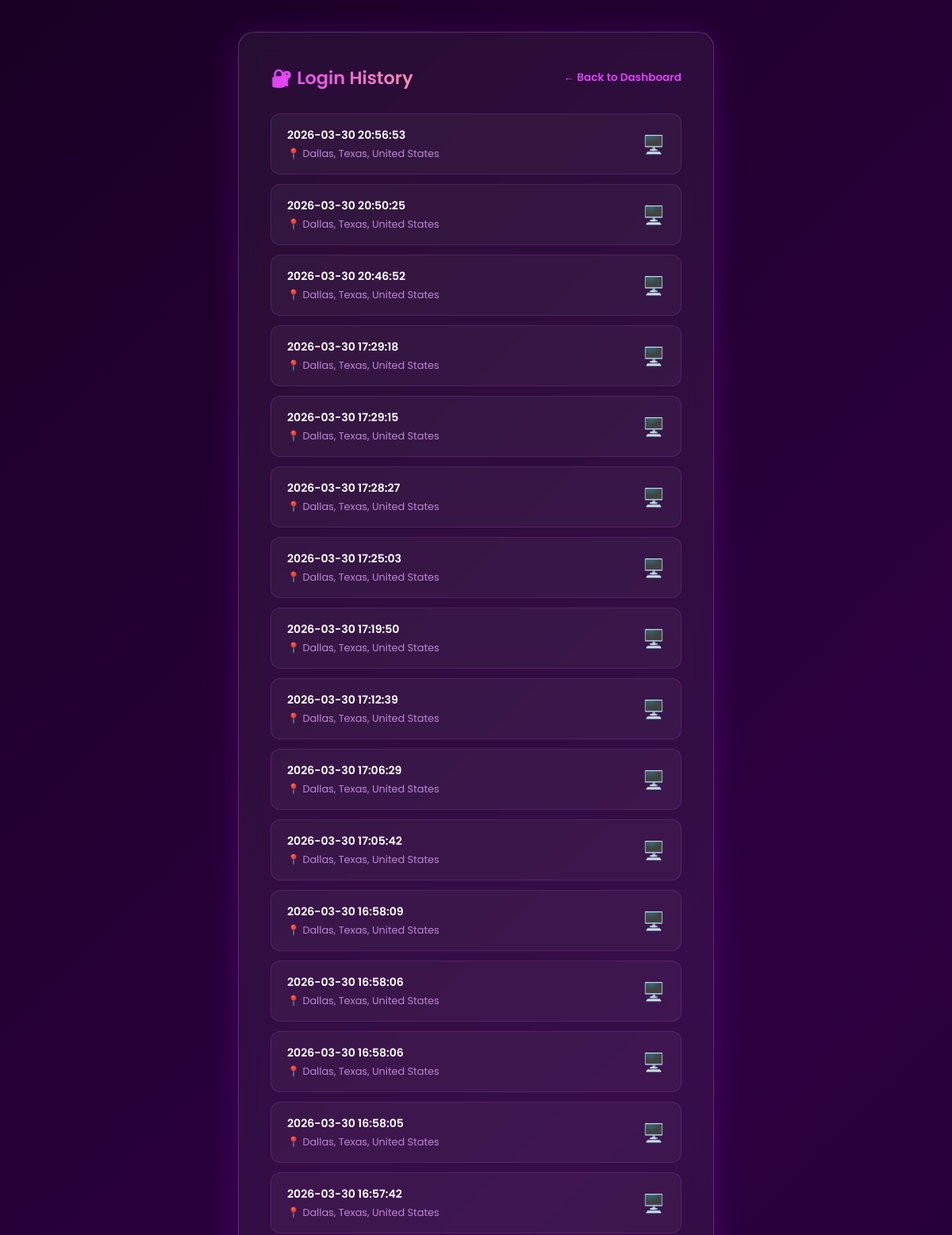
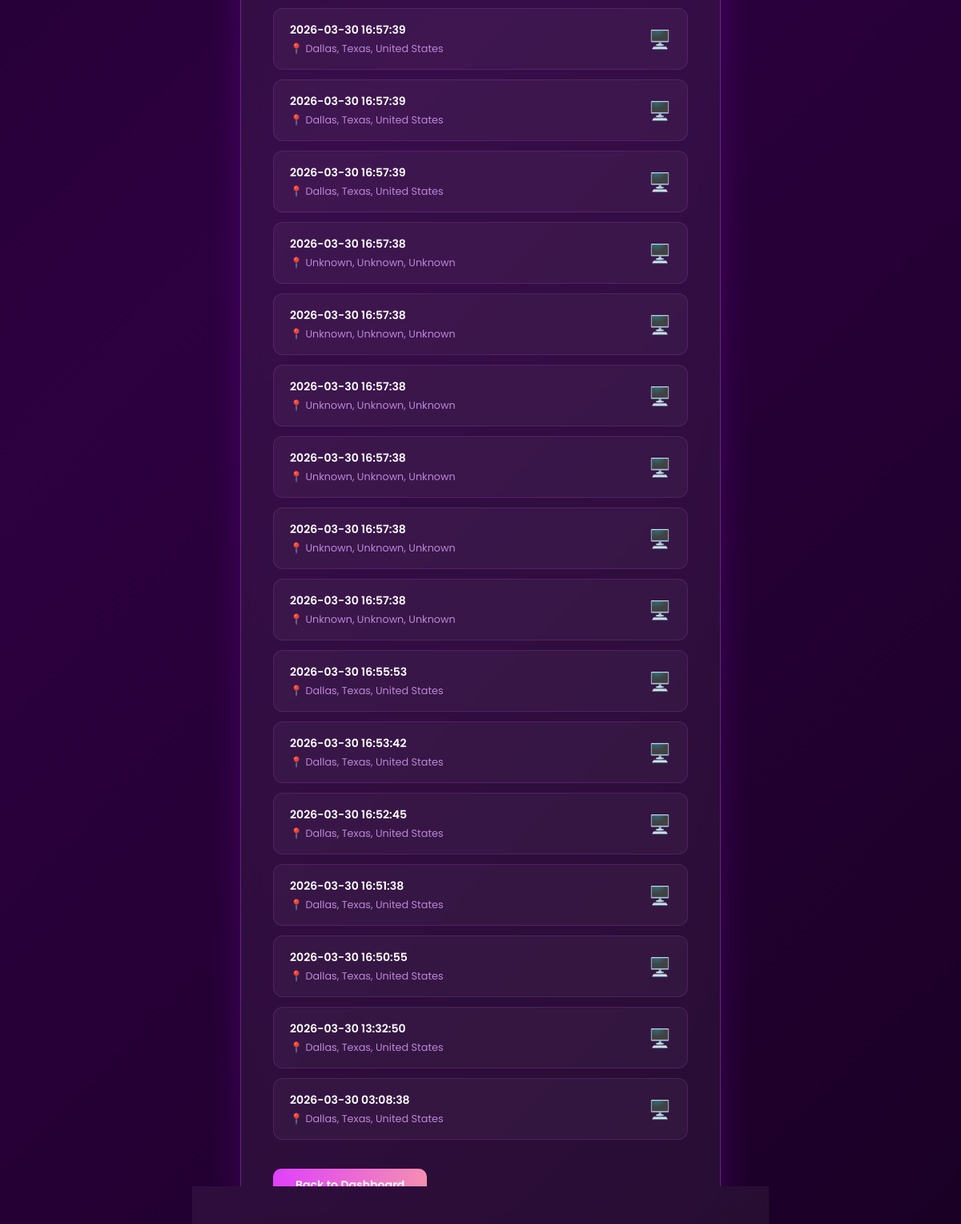
Screenshot of /history (signed in) with the database file from the repository (2 pictures, top to bottom).
### tables this page shows
CREATE TABLE login_logs (
        id INTEGER PRIMARY KEY,
        username TEXT,
        login_time TEXT,
        city TEXT,
        region TEXT,
        country TEXT
    );

### app.py (the view)
@app.route("/history")
def history():
    if "user" not in session:
        return redirect(url_for("login"))
    conn = sqlite3.connect("lockwatch.db")
    c = conn.cursor()
    c.execute("SELECT login_time, city, region, country FROM login_logs WHERE username=? ORDER BY login_time DESC", (session["user"],))
    logs = c.fetchall()
    conn.close()
    return render_template("history.html", logs=logs, username=session["user"])

### templates/history.html (shortened to what this page needs)
<!DOCTYPE html>
<html lang="en">
<head>
</head>
<body>
    <div class="card">
        <div class="header">
            <h2>🔐 Login History</h2>
            <a href="/dashboard">← Back to Dashboard</a>
        </div>
        {% if logs %}
            {% for log in logs %}
            <div class="log-item">
                <div>
                    <div class="log-time">{{ log[0] }}</div>
                    <div class="log-location">📍 {{ log[1] }}, {{ log[2] }}, {{ log[3] }}</div>
                </div>
                <div class="log-icon">🖥️</div>
            </div>
            {% endfor %}
        {% else %}
            <p class="empty">No login history yet.</p>
        {% endif %}
        <a class="back" href="/dashboard">Back to Dashboard</a>
    </div>
</body>
</html>

### templates/history.html (style rules this page uses)
* { margin: 0; padding: 0; box-sizing: border-box; }
body { font-family: 'Poppins', sans-serif; background: linear-gradient(135deg, #1a0025, #2d0040, #1a0025); min-height: 100vh; display: flex; justify-content: center; align-items: flex-start; padding: 40px 20px; }
.card { background: rgba(255, 255, 255, 0.05); backdrop-filter: blur(12px); border: 1px solid rgba(220, 100, 255, 0.3); border-radius: 20px; padding: 40px; width: 600px; box-shadow: 0 8px 40px rgba(180, 0, 255, 0.2); }
.header { display: flex; justify-content: space-between; align-items: center; margin-bottom: 28px; }
.header h2 { font-size: 1.4rem; font-weight: 600; background: linear-gradient(90deg, #e040fb, #f48fb1); -webkit-background-clip: text; -webkit-text-fill-color: transparent; }
.header a { color: #e040fb; text-decoration: none; font-size: 0.85rem; font-weight: 600; }
.log-item { background: rgba(255, 255, 255, 0.04); border: 1px solid rgba(220, 100, 255, 0.15); border-radius: 12px; padding: 16px 20px; margin-bottom: 12px; display: flex; justify-content: space-between; align-items: center; }
.log-time { color: white; font-size: 0.88rem; font-weight: 600; }
.log-location { color: #bb86d4; font-size: 0.8rem; margin-top: 4px; }
.log-icon { font-size: 1.4rem; }
.back { display: inline-block; margin-top: 24px; padding: 10px 28px; background: linear-gradient(90deg, #e040fb, #f48fb1); color: white; border-radius: 10px; text-decoration: none; font-weight: 600; font-size: 0.88rem; transition: opacity 0.2s; }

### rows the page displays
login_logs: login_time "2026-03-30 20:56:53", city "Dallas", region "Texas", country "United States"
login_logs: login_time "2026-03-30 20:50:25", city "Dallas", region "Texas", country "United States"
login_logs: login_time "2026-03-30 20:46:52", city "Dallas", region "Texas", country "United States"
login_logs: login_time "2026-03-30 17:29:18", city "Dallas", region "Texas", country "United States"
login_logs: login_time "2026-03-30 17:29:15", city "Dallas", region "Texas", country "United States"
login_logs: login_time "2026-03-30 17:28:27", city "Dallas", region "Texas", country "United States"
login_logs: login_time "2026-03-30 17:25:03", city "Dallas", region "Texas", country "United States"
login_logs: login_time "2026-03-30 17:19:50", city "Dallas", region "Texas", country "United States"
login_logs: login_time "2026-03-30 17:12:39", city "Dallas", region "Texas", country "United States"
login_logs: login_time "2026-03-30 17:06:29", city "Dallas", region "Texas", country "United States"
login_logs: login_time "2026-03-30 17:05:42", city "Dallas", region "Texas", country "United States"
login_logs: login_time "2026-03-30 16:58:09", city "Dallas", region "Texas", country "United States"
login_logs: login_time "2026-03-30 16:58:06", city "Dallas", region "Texas", country "United States"
login_logs: login_time "2026-03-30 16:58:06", city "Dallas", region "Texas", country "United States"
login_logs: login_time "2026-03-30 16:58:05", city "Dallas", region "Texas", country "United States"
login_logs: login_time "2026-03-30 16:57:42", city "Dallas", region "Texas", country "United States"
login_logs: login_time "2026-03-30 16:57:39", city "Dallas", region "Texas", country "United States"
login_logs: login_time "2026-03-30 16:57:39", city "Dallas", region "Texas", country "United States"
login_logs: login_time "2026-03-30 16:57:39", city "Dallas", region "Texas", country "United States"
login_logs: login_time "2026-03-30 16:57:38", city "Unknown", region "Unknown", country "Unknown"
login_logs: login_time "2026-03-30 16:57:38", city "Unknown", region "Unknown", country "Unknown"
login_logs: login_time "2026-03-30 16:57:38", city "Unknown", region "Unknown", country "Unknown"
login_logs: login_time "2026-03-30 16:57:38", city "Unknown", region "Unknown", country "Unknown"
login_logs: login_time "2026-03-30 16:57:38", city "Unknown", region "Unknown", country "Unknown"
login_logs: login_time "2026-03-30 16:57:38", city "Unknown", region "Unknown", country "Unknown"
login_logs: login_time "2026-03-30 16:55:53", city "Dallas", region "Texas", country "United States"
login_logs: login_time "2026-03-30 16:53:42", city "Dallas", region "Texas", country "United States"
login_logs: login_time "2026-03-30 16:52:45", city "Dallas", region "Texas", country "United States"
login_logs: login_time "2026-03-30 16:51:38", city "Dallas", region "Texas", country "United States"
login_logs: login_time "2026-03-30 16:50:55", city "Dallas", region "Texas", country "United States"
login_logs: login_time "2026-03-30 13:32:50", city "Dallas", region "Texas", country "United States"
login_logs: login_time "2026-03-30 03:08:38", city "Dallas", region "Texas", country "United States"
